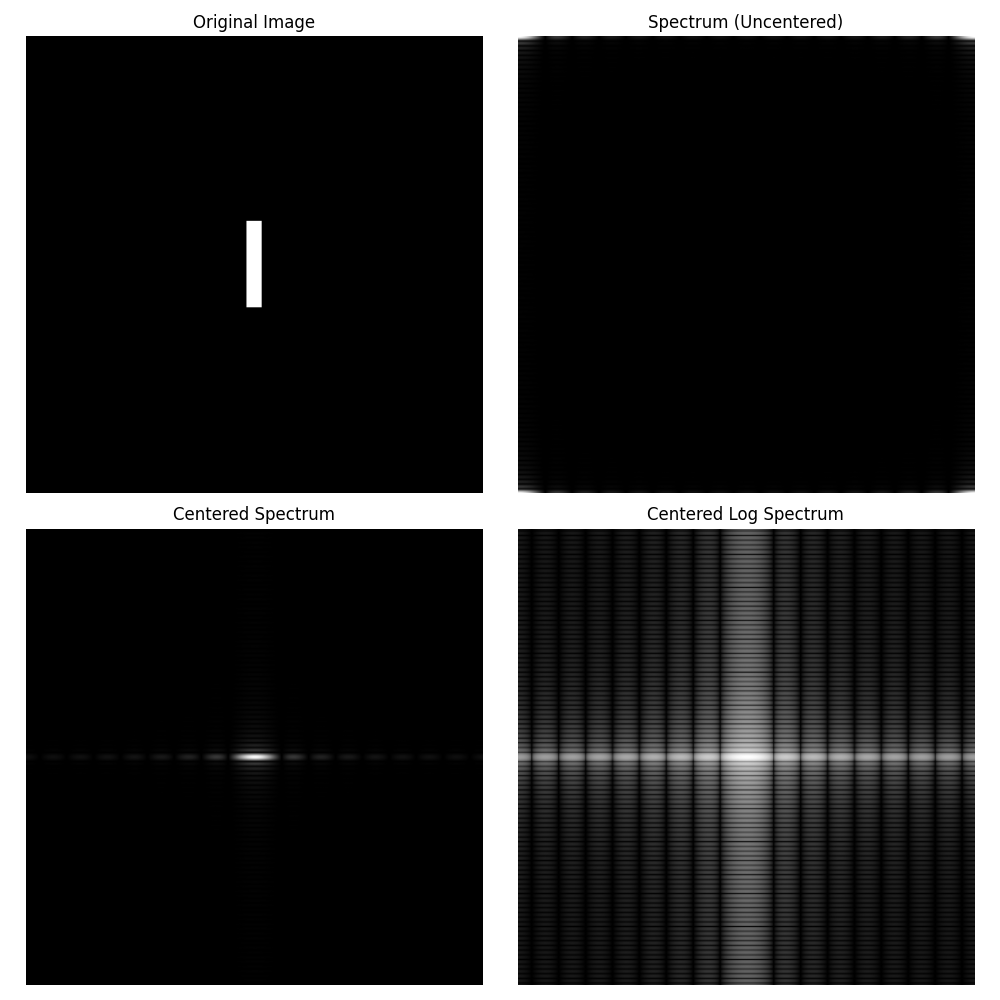

Write Python code to recreate this figure.

import sys
import os
import numpy as np
import matplotlib.pyplot as plt
from libDIP.intScaling4e import intScaling4e

print("Running Figure423 (Spectra of Centered Rectangle)...")

# Data Centered rectangle
f = np.zeros((512, 512))
f[207:304, 247:264] = 1

# DFT
# F=fft2(f);
F = np.fft.fft2(f)

# S=abs(F);
S = np.abs(F)

# Spectrum = intScaling4e(S);
Spectrum = intScaling4e(S)

# Sc=fftshift(S);
Sc = np.fft.fftshift(S)

# SpectrumCentered = intScaling4e(Sc);
SpectrumCentered = intScaling4e(Sc)

# ScLog=log10(1 + abs(Sc));
ScLog = np.log10(1 + np.abs(Sc))

# SpectrumCenteredLog = intScaling4e(ScLog);
SpectrumCenteredLog = intScaling4e(ScLog)

# Display
fig, axes = plt.subplots(2, 2, figsize=(10, 10))

axes[0, 0].imshow(f, cmap='gray')
axes[0, 0].set_title('Original Image')
axes[0, 0].axis('off')

axes[0, 1].imshow(Spectrum, cmap='gray')
axes[0, 1].set_title('Spectrum (Uncentered)')
axes[0, 1].axis('off')

axes[1, 0].imshow(SpectrumCentered, cmap='gray')
axes[1, 0].set_title('Centered Spectrum')
axes[1, 0].axis('off')

axes[1, 1].imshow(SpectrumCenteredLog, cmap='gray')
axes[1, 1].set_title('Centered Log Spectrum')
axes[1, 1].axis('off')

plt.tight_layout()
plt.savefig('Figure423.png')
print("Saved Figure423.png")
plt.show()
